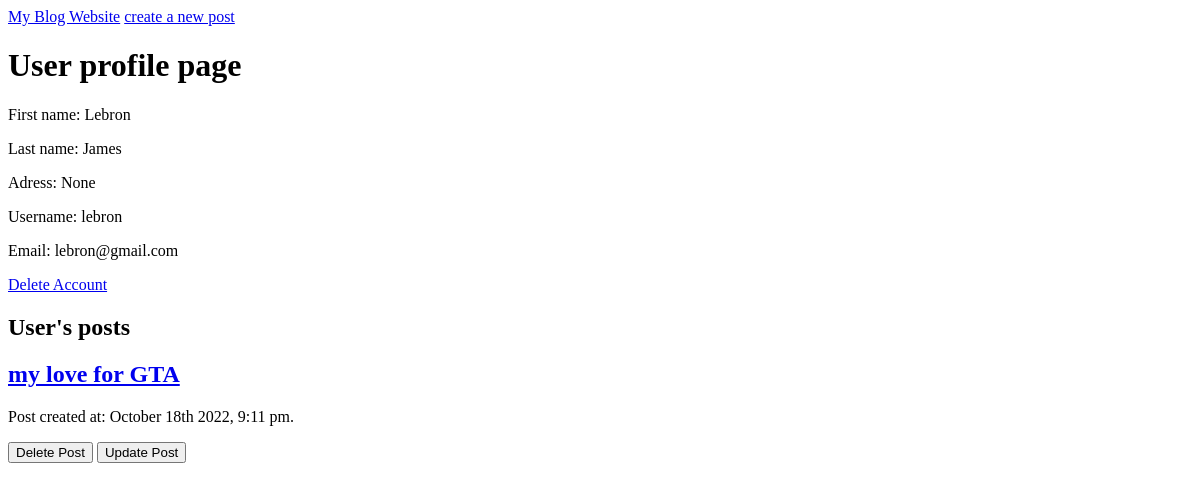
/profile/lebron, run on an earlier commit of the app's database.
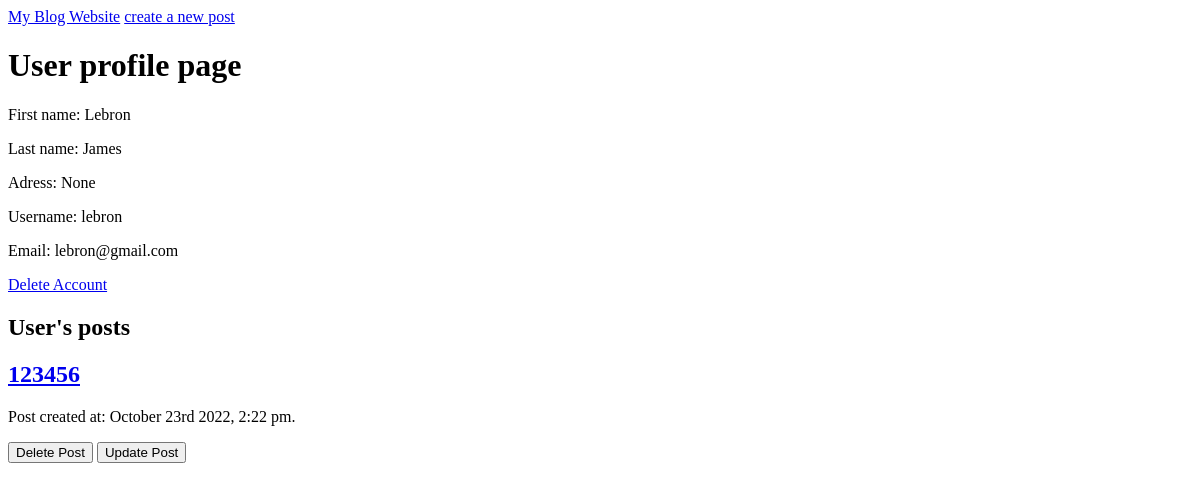
And on a later commit of the database.
### blog.py (models this page shows)
class Post(db.Model):
    id = db.Column(db.Integer, primary_key=True)
    title = db.Column(db.String, nullable=False)
    content = db.Column(db.String, nullable=False)
    date_posted = db.Column(db.DateTime, default=datetime.utcnow, nullable=False)
    user_id = db.Column(db.Integer, nullable=False)

### blog.py (the view)
@app.route('/profile/<username>', methods=['GET'])
def user_profile(username):
    user = User.query.filter_by(username=username).first()
    if user:
        posts = Post.query.filter_by(user_id=user.id).all()
    if user is None:
        return redirect(url_for('home'))
    return render_template("profile.html", user_details=user, blogs=posts)

### templates/profile.html (shortened to what this page needs)
<!DOCTYPE html>
<html lang="en">
<head>
</head>
<body>
    <div class="container">
        <nav>
            <a href="/homepage">My Blog Website</a>
            <a href="/create_post">create a new post </a>
        </nav>
        <main>
            <h1>User profile page</h1>
            <section>
                <p class="firstname">First name: {{user_details.first_name}}</p>
                <p class="lastname">Last name: {{user_details.last_name}}</p>
                <p class="address">Adress: {{user_details.address}}</p>
                <p class="username">Username: {{user_details.username}}</p>
                <p class="email">Email: {{user_details.email}}</p>
            </section>
            <div class="delete_item">
                <a href="{{url_for('delete_user', username=user_details.username)}}" id="delete_user">Delete Account</a>
            </div>
            <h2>User's posts</h2>
            <section>
                {% for blog in blogs %}
                <article>
                    <a href="{{url_for('get_post', title=blog.title) }}"><h2>{{blog.title}}</h2></a>
                    <p>Post created at: {{ moment(blog.date_posted).format('MMMM Do YYYY, h:mm a') }}.</p>
                </article>
                    <a href="{{url_for('delete_post', id=blog.id, user_id=user_details.id) }}"><button>Delete Post</button></a>
                    <a href="{{url_for('update_post', id=blog.id) }}"><button>Update Post</button></a>
                {% endfor %}
            </section>
        </main>
    </div>
</body>
</html>

What changed in the data, as far as the page shows it:
removed Post: title "my love for GTA", date_posted "October 18th 2022, 9:11 pm"
added Post: title "123456", date_posted "October 23rd 2022, 2:22 pm"
